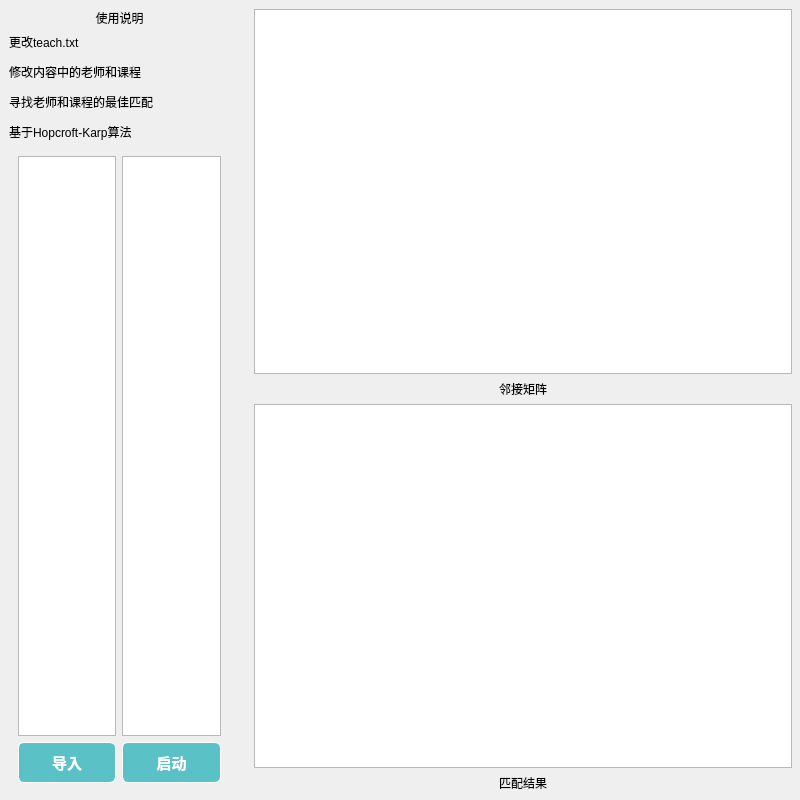
<?xml version="1.0" encoding="UTF-8"?>
<ui version="4.0">
 <class>AAS</class>
 <widget class="QWidget" name="AAS">
  <property name="geometry">
   <rect>
    <x>0</x>
    <y>0</y>
    <width>800</width>
    <height>800</height>
   </rect>
  </property>
  <property name="sizePolicy">
   <sizepolicy hsizetype="Preferred" vsizetype="Preferred">
    <horstretch>80</horstretch>
    <verstretch>0</verstretch>
   </sizepolicy>
  </property>
  <property name="minimumSize">
   <size>
    <width>800</width>
    <height>800</height>
   </size>
  </property>
  <property name="maximumSize">
   <size>
    <width>800</width>
    <height>800</height>
   </size>
  </property>
  <property name="windowTitle">
   <string>AAS (Academic Scheduling System)</string>
  </property>
  <property name="windowIcon">
   <iconset resource="resource.qrc">
    <normaloff>:/image/logoTest.ico</normaloff>:/image/logoTest.ico</iconset>
  </property>
  <property name="styleSheet">
   <string notr="true">QWidget#widget
{
	background-image: url(:/image/loginbackground.jpeg)
}</string>
  </property>
  <widget class="QWidget" name="widget" native="true">
   <property name="geometry">
    <rect>
     <x>0</x>
     <y>0</y>
     <width>801</width>
     <height>801</height>
    </rect>
   </property>
   <layout class="QHBoxLayout" name="horizontalLayout" stretch="3,7">
    <item>
     <widget class="QWidget" name="widget_4" native="true">
      <layout class="QVBoxLayout" name="verticalLayout_2">
       <item>
        <widget class="QLabel" name="label_4">
         <property name="styleSheet">
          <string notr="true">font: 700 16pt &quot;Microsoft YaHei UI&quot;;</string>
         </property>
         <property name="text">
          <string>使用说明</string>
         </property>
         <property name="alignment">
          <set>Qt::AlignCenter</set>
         </property>
        </widget>
       </item>
       <item>
        <widget class="QLabel" name="label">
         <property name="styleSheet">
          <string notr="true">font: 12pt &quot;Microsoft YaHei UI&quot;;</string>
         </property>
         <property name="text">
          <string>&lt;html&gt;&lt;head/&gt;&lt;body&gt;&lt;p&gt;更改teach.txt&lt;/p&gt;&lt;p&gt;修改内容中的老师和课程&lt;/p&gt;&lt;p&gt;寻找老师和课程的最佳匹配&lt;/p&gt;&lt;p&gt;基于Hopcroft-Karp算法&lt;/p&gt;&lt;/body&gt;&lt;/html&gt;</string>
         </property>
        </widget>
       </item>
       <item>
        <widget class="QWidget" name="widget_2" native="true">
         <layout class="QGridLayout" name="gridLayout">
          <item row="1" column="2">
           <widget class="QPushButton" name="startButton">
            <property name="minimumSize">
             <size>
              <width>82</width>
              <height>41</height>
             </size>
            </property>
            <property name="cursor">
             <cursorShape>PointingHandCursor</cursorShape>
            </property>
            <property name="styleSheet">
             <string notr="true">QPushButton {
	border: 0.5px solid white;
	border-radius: 6px;
	background-color: rgb(90, 194, 198);
	min-width: 80px;
	font-family: &quot;Times New Roman&quot;;
	font-size: 11pt;
	font-weight: bold;
	color: white;
}

QPushButton:hover {
	border: 0.5px solid white;
	border-radius: 6px;
	background-color: #1fab89;
	min-width: 80px;
	font-family: &quot;Times New Roman&quot;;
	font-size: 10pt;
	font-weight: bold;
	color: white;
}</string>
            </property>
            <property name="text">
             <string>启动</string>
            </property>
           </widget>
          </item>
          <item row="0" column="2">
           <widget class="QListView" name="courseView"/>
          </item>
          <item row="0" column="1">
           <widget class="QListView" name="teacherView"/>
          </item>
          <item row="1" column="1">
           <widget class="QPushButton" name="loadButton">
            <property name="minimumSize">
             <size>
              <width>82</width>
              <height>41</height>
             </size>
            </property>
            <property name="cursor">
             <cursorShape>PointingHandCursor</cursorShape>
            </property>
            <property name="styleSheet">
             <string notr="true">QPushButton {
	border: 0.5px solid white;
	border-radius: 6px;
	background-color: rgb(90, 194, 198);
	min-width: 80px;
	font-family: &quot;Times New Roman&quot;;
	font-size: 11pt;
	font-weight: bold;
	color: white;
}

QPushButton:hover {
	border: 0.5px solid white;
	border-radius: 6px;
	background-color: #1fab89;
	min-width: 80px;
	font-family: &quot;Times New Roman&quot;;
	font-size: 10pt;
	font-weight: bold;
	color: white;
}</string>
            </property>
            <property name="text">
             <string>导入</string>
            </property>
           </widget>
          </item>
         </layout>
        </widget>
       </item>
      </layout>
     </widget>
    </item>
    <item>
     <widget class="QWidget" name="widget_3" native="true">
      <layout class="QVBoxLayout" name="verticalLayout" stretch="0,0,0,0">
       <item>
        <widget class="QTableWidget" name="tableWidget"/>
       </item>
       <item>
        <widget class="QLabel" name="label_3">
         <property name="styleSheet">
          <string notr="true">font: 700 16pt &quot;Microsoft YaHei UI&quot;;</string>
         </property>
         <property name="text">
          <string>邻接矩阵</string>
         </property>
         <property name="alignment">
          <set>Qt::AlignCenter</set>
         </property>
        </widget>
       </item>
       <item>
        <widget class="QListView" name="listView"/>
       </item>
       <item>
        <widget class="QLabel" name="label_2">
         <property name="styleSheet">
          <string notr="true">font: 700 16pt &quot;Microsoft YaHei UI&quot;;</string>
         </property>
         <property name="text">
          <string>匹配结果</string>
         </property>
         <property name="alignment">
          <set>Qt::AlignCenter</set>
         </property>
        </widget>
       </item>
      </layout>
     </widget>
    </item>
   </layout>
  </widget>
 </widget>
 <resources>
  <include location="resource.qrc"/>
 </resources>
 <connections/>
</ui>
